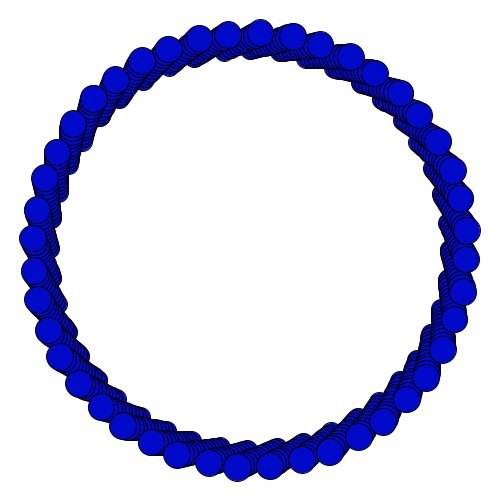
Frame 1 (no input)
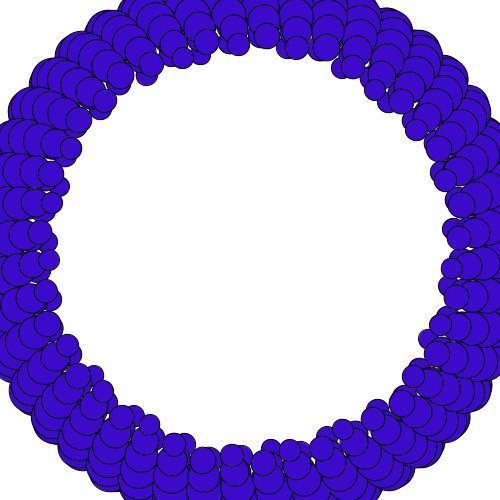
Frame 60 (the mouse pressed at the canvas centre just before this capture)
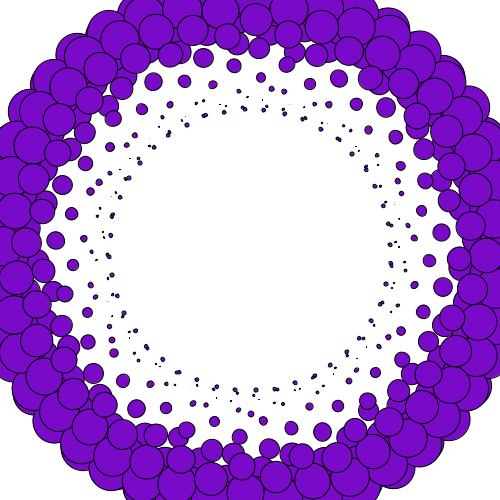
Frame 120 (the mouse held since frame 60 and released just before this capture)

The Processing sketch that drew these frames (run headless with seeded random() and noise(); from frame 60 on, the mouse is pressed at the canvas centre):

// Processing sketch: trig_sketch
// ── trig_sketch.pde


float circle = 200;
float rotate;
float circleColor;
float freq = 0.000005; 
float cont = 0;
float r; 





void setup() {
  size(500, 500);
  
}

void draw() {
  background(255);
  translate(250, 250);
  rotate(radians(rotate));
  
  

 ellipseMode(RADIUS);
  for (int i=0; i<500; i ++) {
    circle= 200 + 60*sin(millis()*freq*i);
    circleColor=map(circle,200,250,255,1);
    r=map(circle,200,250,10,20);
    
    fill(color(frameCount%360,10,200));
    //noStroke (jk);
    ellipse(circle*cos(i), circle*sin(i),r,r);    
    rotate+=0.0009;
  }
}
